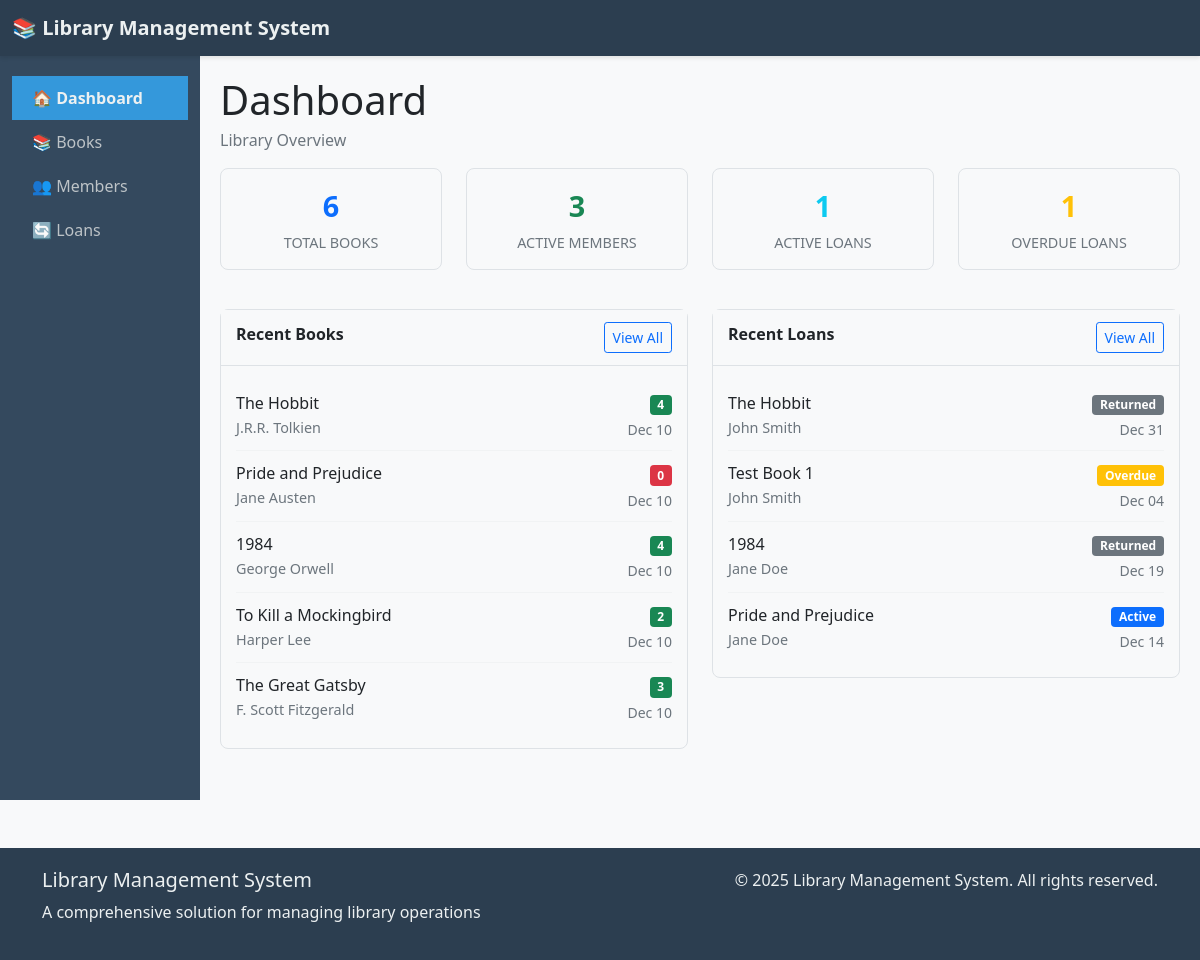
The page / on the database its author committed.
### library/models.py (models this page shows, shortened)
class Book(models.Model):
    GENRE_CHOICES = [
        ('FIC', 'Fiction'),
        ('NON', 'Non-Fiction'),
        ('SCI', 'Science'),
        ('HIS', 'History'),
        ('BIO', 'Biography'),
        ('FAN', 'Fantasy'),
        ('MYS', 'Mystery'),
        ('ROM', 'Romance'),
        ('TEC', 'Technology'),
        ('ART', 'Art'),
    ]
    title = models.CharField(max_length=200)
    author = models.CharField(max_length=100)
    isbn = models.CharField('ISBN', max_length=13, unique=True,
                          help_text='13-character ISBN number')
    genre = models.CharField(max_length=3, choices=GENRE_CHOICES, default='FIC')
    published_date = models.DateField()
    publisher = models.CharField(max_length=100)
    description = models.TextField(blank=True)
    quantity = models.PositiveIntegerField(default=1, validators=[MinValueValidator(0)])
    available_copies = models.PositiveIntegerField(default=1, validators=[MinValueValidator(0)])
    created_at = models.DateTimeField(auto_now_add=True)
    updated_at = models.DateTimeField(auto_now=True)
    class Meta:
        ordering = ['title']
        verbose_name = 'Book'
        verbose_name_plural = 'Books'
    def is_available(self):
        return self.available_copies > 0

class Loan(models.Model):
    STATUS_CHOICES = [
        ('ACT', 'Active'),
        ('RET', 'Returned'),
        ('OVE', 'Overdue'),
        ('CAN', 'Cancelled'),
    ]
    book = models.ForeignKey(Book, on_delete=models.CASCADE, related_name='loans')
    member = models.ForeignKey(Member, on_delete=models.CASCADE, related_name='loans')
    loan_date = models.DateField(auto_now_add=True)
    due_date = models.DateField()
    return_date = models.DateField(blank=True, null=True)
    status = models.CharField(max_length=3, choices=STATUS_CHOICES, default='ACT')
    fine_amount = models.DecimalField(max_digits=6, decimal_places=2, default=0.00)
    fine_paid = models.BooleanField(default=False)
    notes = models.TextField(blank=True)
    class Meta:
        ordering = ['-loan_date']
        verbose_name = 'Loan'
        verbose_name_plural = 'Loans'
        unique_together = ['book', 'member', 'loan_date']

class Member(models.Model):
    MEMBERSHIP_CHOICES = [
        ('REG', 'Regular'),
        ('PRE', 'Premium'),
        ('STU', 'Student'),
        ('SEN', 'Senior'),
    ]
    user = models.OneToOneField(User, on_delete=models.CASCADE, null=True, blank=True)
    first_name = models.CharField(max_length=50)
    last_name = models.CharField(max_length=50)
    email = models.EmailField(unique=True)
    phone = models.CharField(max_length=15, blank=True)
    address = models.TextField(blank=True)
    membership_type = models.CharField(max_length=3, choices=MEMBERSHIP_CHOICES, default='REG')
    membership_start_date = models.DateField(auto_now_add=True)
    membership_end_date = models.DateField(blank=True, null=True)
    max_books_allowed = models.PositiveIntegerField(default=5, validators=[MinValueValidator(1), MaxValueValidator(20)])
    current_books_borrowed = models.PositiveIntegerField(default=0, validators=[MinValueValidator(0)])
    is_active = models.BooleanField(default=True)
    class Meta:
        ordering = ['last_name', 'first_name']
        verbose_name = 'Member'
        verbose_name_plural = 'Members'
    @property
    def full_name(self):
        return f"{self.first_name} {self.last_name}"

### library/views.py (the view)
# urls.py: path('', views.home, name='home'),
def home(request):
    total_books = Book.objects.count()
    total_members = Member.objects.filter(is_active=True).count()
    active_loans = Loan.objects.filter(status='ACT').count()
    overdue_loans = Loan.objects.filter(status='OVE').count()
    recent_books = Book.objects.order_by('-created_at')[:5]
    recent_loans = Loan.objects.select_related('book', 'member').order_by('-loan_date')[:5]
    context = {
        'total_books': total_books,
        'total_members': total_members,
        'active_loans': active_loans,
        'overdue_loans': overdue_loans,
        'recent_books': recent_books,
        'recent_loans': recent_loans,
    }
    return render(request, 'index.html', context)

### templates/index.html (shortened to what this page needs)
{% extends 'base.html' %}
{% block content %}
<div class="row mb-3">
    <div class="col-12">
        <h1 class="h3 mb-1">Dashboard</h1>
        <p class="text-muted mb-0">Library Overview</p>
    </div>
</div>
<div class="row mb-4">
    <div class="col-md-3 col-6">
        <div class="stat-card">
            <p class="stat-number text-primary">{{ total_books }}</p>
            <p class="stat-label">Total Books</p>
        </div>
    </div>
    <div class="col-md-3 col-6">
        <div class="stat-card">
            <p class="stat-number text-success">{{ total_members }}</p>
            <p class="stat-label">Active Members</p>
        </div>
    </div>
    <div class="col-md-3 col-6">
        <div class="stat-card">
            <p class="stat-number text-info">{{ active_loans }}</p>
            <p class="stat-label">Active Loans</p>
        </div>
    </div>
    <div class="col-md-3 col-6">
        <div class="stat-card">
            <p class="stat-number text-warning">{{ overdue_loans }}</p>
            <p class="stat-label">Overdue Loans</p>
        </div>
    </div>
</div>
<div class="row">
    <div class="col-md-6">
        <div class="dashboard-card">
            <div class="dashboard-header d-flex justify-content-between">
                <span>Recent Books</span>
                <a href="{% url 'book_list' %}" class="btn btn-sm btn-outline-primary">View All</a>
            </div>
            <div class="dashboard-body">
                {% if recent_books %}
                    {% for book in recent_books %}
                    <div class="book-item d-flex justify-content-between align-items-center">
                        <div>
                            <div class="book-title">{{ book.title|truncatechars:30 }}</div>
                            <div class="book-author">{{ book.author }}</div>
                        </div>
                        <div class="book-status">
                            <span class="badge {% if book.is_available %}bg-success{% else %}bg-danger{% endif %}">
                                {{ book.available_copies }}
                            </span>
                            <div class="text-muted small mt-1">{{ book.created_at|date:"M d" }}</div>
                        </div>
                    </div>
                    {% endfor %}
                {% else %}
                    <p class="text-muted text-center mb-0">No books added yet</p>
                {% endif %}
            </div>
        </div>
    </div>
    <div class="col-md-6">
        <div class="dashboard-card">
            <div class="dashboard-header d-flex justify-content-between">
                <span>Recent Loans</span>
                <a href="{% url 'loan_list' %}" class="btn btn-sm btn-outline-primary">View All</a>
            </div>
            <div class="dashboard-body">
                {% if recent_loans %}
                    {% for loan in recent_loans %}
                    <div class="loan-item d-flex justify-content-between align-items-center">
                        <div>
                            <div class="loan-title">{{ loan.book.title|truncatechars:30 }}</div>
                            <div class="loan-member">{{ loan.member.full_name }}</div>
                        </div>
                        <div class="loan-status">
                            <span class="badge
                                {% if loan.status == 'ACT' %}bg-primary
                                {% elif loan.status == 'OVE' %}bg-warning
                                {% else %}bg-secondary{% endif %}">
                                {{ loan.get_status_display }}
                            </span>
                            <div class="text-muted small mt-1">{{ loan.due_date|date:"M d" }}</div>
                        </div>
                    </div>
                    {% endfor %}
                {% else %}
                    <p class="text-muted text-center mb-0">No recent loans</p>
                {% endif %}
            </div>
        </div>
    </div>
</div>
{% endblock %}

### templates/base.html (shortened to what this page needs)
<!DOCTYPE html>
<html lang="en">
<head>
    <link href="https://cdn.jsdelivr.net/npm/bootstrap@5.1.3/dist/css/bootstrap.min.css" rel="stylesheet">
</head>
<body>
    <nav class="navbar navbar-expand-lg navbar-dark">
        <div class="container-fluid">
            <a class="navbar-brand" href="{% url 'home' %}">
                📚 Library Management System
            </a>
        </div>
    </nav>
    <div class="container-fluid">
        <div class="row">
            <div class="col-md-2 sidebar d-none d-md-block">
                <a href="{% url 'home' %}" class="{% if request.resolver_match.url_name == 'home' %}active{% endif %}">
                    🏠 Dashboard
                </a>
                <a href="{% url 'book_list' %}" class="{% if 'book' in request.resolver_match.url_name %}active{% endif %}">
                    📚 Books
                </a>
                <a href="{% url 'member_list' %}" class="{% if 'member' in request.resolver_match.url_name %}active{% endif %}">
                    👥 Members
                </a>
                <a href="{% url 'loan_list' %}" class="{% if 'loan' in request.resolver_match.url_name %}active{% endif %}">
                    🔄 Loans
                </a>
            </div>
            <div class="col-md-10 content">
                {% block content %}
                {% endblock %}
            </div>
        </div>
    </div>
    <footer class="mt-5">
        <div class="container">
            <div class="row">
                <div class="col-md-6">
                    <h5>Library Management System</h5>
                    <p>A comprehensive solution for managing library operations</p>
                </div>
                <div class="col-md-6 text-end">
                    <p>&copy; {% now "Y" %} Library Management System. All rights reserved.</p>
                </div>
            </div>
        </div>
    </footer>
</body>
</html>

### templates/base.html (style rules this page uses)
body { background-color: #f8f9fa; font-family: 'Segoe UI', Tahoma, Geneva, Verdana, sans-serif; }
.navbar { background-color: #2c3e50; box-shadow: 0 2px 4px rgba(0,0,0,.1); }
.navbar-brand { font-weight: bold; color: #ecf0f1 !important; }
.sidebar { background-color: #34495e; min-height: calc(100vh - 56px); padding-top: 20px; }
.sidebar a { color: #bdc3c7; padding: 10px 20px; display: block; text-decoration: none; transition: all 0.3s; }
.sidebar .active { color: #ecf0f1; background-color: #3498db; font-weight: bold; }
.content { padding: 20px; }
.stat-card { text-align: center; padding: 20px; }
.stat-number { font-size: 2.5rem; font-weight: bold; color: #2c3e50; }
.stat-label { color: #7f8c8d; text-transform: uppercase; font-size: 0.9rem; }
footer { background-color: #2c3e50; color: #ecf0f1; padding: 20px 0; margin-top: 40px; }

### templates/index.html (style rules this page uses)
.stat-card { text-align: center; padding: 15px; border-radius: 8px; border: 1px solid #dee2e6; margin-bottom: 15px; }
.h3 { font-size:2.5rem; }
.stat-number { font-size: 1.8rem; font-weight: bold; margin: 0; }
.stat-label { color: #6c757d; font-size: 0.9rem; margin: 5px 0 0 0; }
.dashboard-card { border: 1px solid #dee2e6; border-radius: 8px; margin-bottom: 20px; }
.dashboard-header { background-color: #f8f9fa; padding: 12px 15px; border-bottom: 1px solid #dee2e6; font-weight: 600; }
.dashboard-body { padding: 15px; }
.book-item, .loan-item { padding: 10px 0; border-bottom: 1px solid #f1f3f4; }
.book-item:last-child, .loan-item:last-child { border-bottom: none; }
.book-title, .loan-title { font-weight: 500; margin-bottom: 2px; }
.book-author, .loan-member { color: #6c757d; font-size: 0.9rem; margin-bottom: 2px; }
.book-status, .loan-status { text-align: right; }

### rows shown on the page
Book: title "The Hobbit", author "J.R.R. Tolkien", available_copies "4", created_at "Dec 10"
Book: title "Pride and Prejudice", author "Jane Austen", available_copies "0", created_at "Dec 10"
Book: title "1984", author "George Orwell", available_copies "4", created_at "Dec 10"
Book: title "To Kill a Mockingbird", author "Harper Lee", available_copies "2", created_at "Dec 10"
Book: title "The Great Gatsby", author "F. Scott Fitzgerald", available_copies "3", created_at "Dec 10"
Loan: book "The Hobbit", member.full_name "John Smith", status "Returned", due_date "Dec 31"
Loan: book "Test Book 1", member.full_name "John Smith", status "Overdue", due_date "Dec 04"
Loan: book "1984", member.full_name "Jane Doe", status "Returned", due_date "Dec 19"
Loan: book "Pride and Prejudice", member.full_name "Jane Doe", status "Active", due_date "Dec 14"

### other values the page prints
{{ total_books }} "6"
{{ total_members }} "3"
{{ active_loans }} "1"
{{ overdue_loans }} "1"
